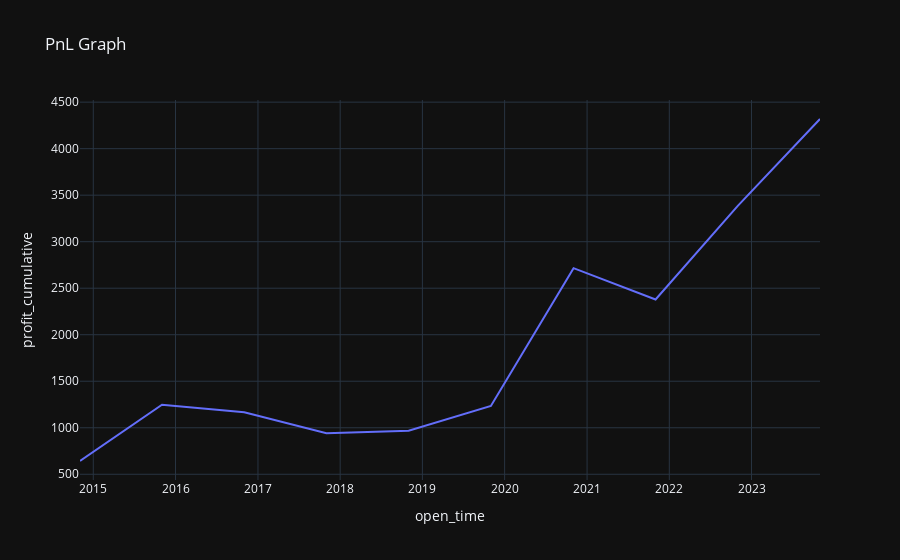

Here is the notebook cell this chart was saved with:
### Code cell
pnl_chart = bt.plot_pnl()
pnl_chart

### Figure 1 — Plotly figure (JSON) as saved in the notebook; plotly's stock layout.template omitted (floating-point values rounded to 4 significant figures)
{"data": [{"hovertemplate": "open_time=%{x}<br>profit_cumulative=%{y}<extra></extra>", "legendgroup": "", "line": {"color": "#636efa", "dash": "solid"}, "marker": {"symbol": "circle"}, "mode": "lines", "name": "", "orientation": "v", "showlegend": false, "x": ["2014-11-03T00:00:00", "2015-11-02T00:00:00", "2016-11-01T00:00:00", "2017-11-01T00:00:00", "2018-11-01T00:00:00", "2019-11-01T00:00:00", "2020-11-02T00:00:00", "2021-11-01T00:00:00", "2022-11-01T00:00:00", "2023-11-01T00:00:00"], "xaxis": "x", "y": [642.7, 1247.0, 1167.0, 940.4, 967.6, 1234.0, 2716.0, 2379.0, 3386.0, 4319.0], "yaxis": "y", "type": "scatter"}], "layout": {"xaxis": {"anchor": "y", "domain": [0.0, 1.0], "title": {"text": "open_time"}}, "yaxis": {"anchor": "x", "domain": [0.0, 1.0], "title": {"text": "profit_cumulative"}}, "legend": {"tracegroupgap": 0}, "title": {"text": "PnL Graph"}}}
